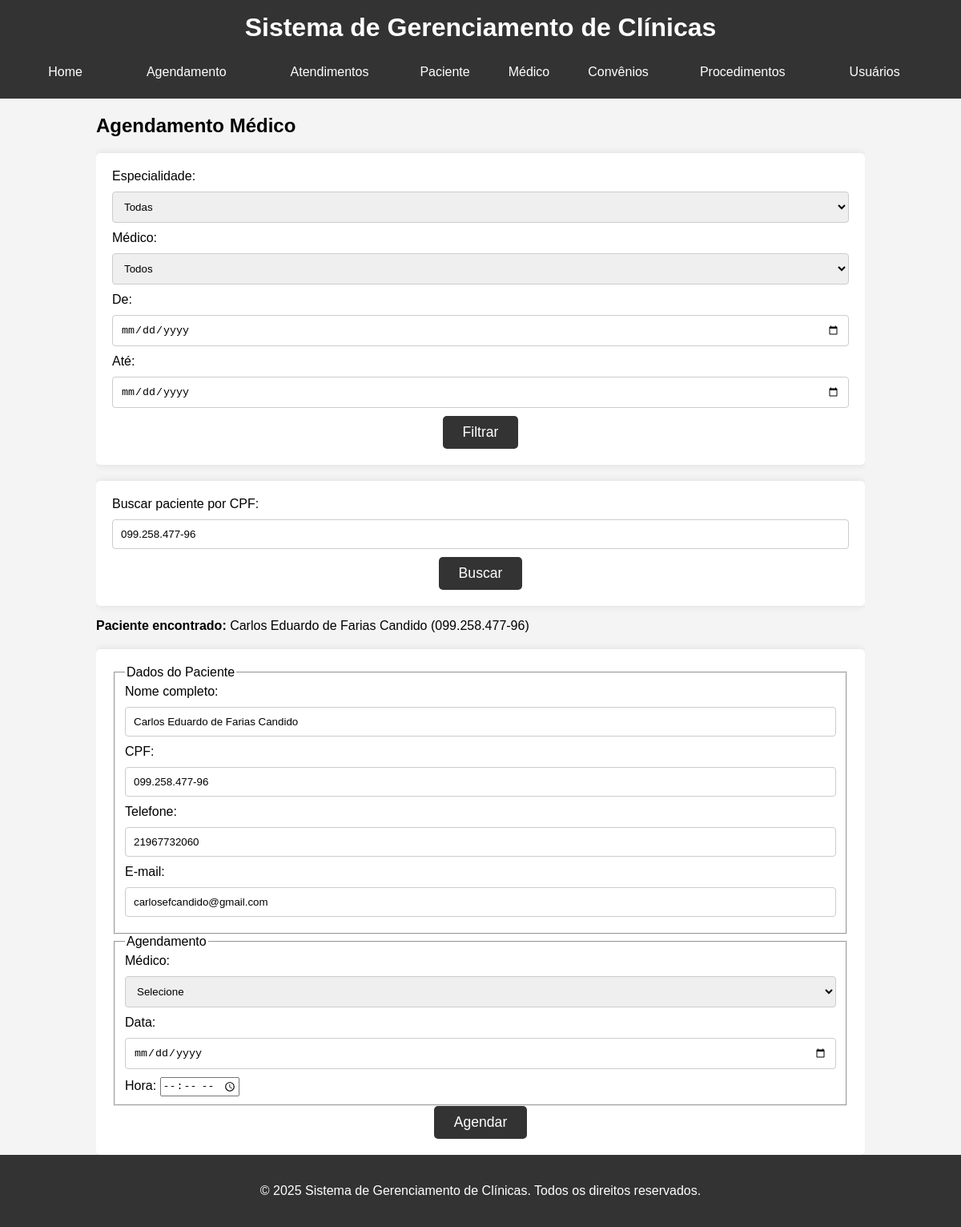
/agendamento.php?cpf=099.258.477-96, run on the app's committed database.
### tables this page shows
CREATE TABLE `pacientes` (
  `id` int NOT NULL,
  `nome_completo` varchar(150) NOT NULL,
  `nome_social` varchar(150) DEFAULT NULL,
  `cpf` varchar(14) NOT NULL,
  `rg` varchar(20) DEFAULT NULL,
  `cartao_sus` varchar(20) DEFAULT NULL,
  `data_nascimento` date DEFAULT NULL,
  `genero` varchar(20) DEFAULT NULL,
  `estado_civil` varchar(30) DEFAULT NULL,
  `nacionalidade` varchar(50) DEFAULT NULL,
  `naturalidade` varchar(50) DEFAULT NULL,
  `telefone_principal` varchar(20) DEFAULT NULL,
  `telefone_secundario` varchar(20) DEFAULT NULL,
  `email` varchar(100) DEFAULT NULL,
  `cep` varchar(10) DEFAULT NULL,
  `logradouro` varchar(100) DEFAULT NULL,
  `numero` varchar(10) DEFAULT NULL,
  `complemento` varchar(50) DEFAULT NULL,
  `bairro` varchar(50) DEFAULT NULL,
  `cidade` varchar(50) DEFAULT NULL,
  `estado` varchar(2) DEFAULT NULL,
  `tipo_sanguineo` varchar(5) DEFAULT NULL,
  `alergias` text,
  `condicoes_medicas` text,
  `medicamentos` text,
  `convenio` varchar(50) DEFAULT NULL,
  `numero_convenio` varchar(30) DEFAULT NULL,
  `validade_convenio` date DEFAULT NULL,
  `profissao` varchar(50) DEFAULT NULL,
  `escolaridade` varchar(50) DEFAULT NULL,
  `necessidades_especiais` text,
  `consentimento_dados` tinyint(1) DEFAULT '0',
  `criado_em` timestamp NULL DEFAULT CURRENT_TIMESTAMP
);

### public/agendamento.php (the view, shortened to what this page needs)
<?php
$conn = connect();
$paciente = null;
if (isset($_GET['cpf'])) {
    $stmt = $conn->prepare("SELECT * FROM pacientes WHERE cpf = ?");
    $stmt->execute([$_GET['cpf']]);
    $paciente = $stmt->fetch(PDO::FETCH_ASSOC);
}
?>
<!DOCTYPE html>
<html lang="pt-BR">
<head>
    <link rel="stylesheet" href="../assets/css/style.css">
</head>
<body>
<?php include 'header.php'; ?>
<div class="container">
    <h2>Agendamento Médico</h2>
    <form method="GET" action="agendamento.php">
        <label for="especialidade">Especialidade:</label>
        <select name="especialidade" id="especialidade">
            <option value="">Todas</option>
        </select>
        <label for="medico">Médico:</label>
        <select name="medico" id="medico">
            <option value="">Todos</option>
        </select>
        <label for="data_inicio">De:</label>
        <input type="date" name="data_inicio" id="data_inicio" value="<?= isset($_GET['data_inicio']) ? htmlspecialchars($_GET['data_inicio']) : '' ?>">
        <label for="data_fim">Até:</label>
        <input type="date" name="data_fim" id="data_fim" value="<?= isset($_GET['data_fim']) ? htmlspecialchars($_GET['data_fim']) : '' ?>">
        <button type="submit">Filtrar</button>
    </form>
    <form method="GET" action="agendamento.php" style="margin-top:20px;">
        <label for="cpf">Buscar paciente por CPF:</label>
        <input type="text" name="cpf" id="cpf" placeholder="000.000.000-00" value="<?= isset($_GET['cpf']) ? htmlspecialchars($_GET['cpf']) : '' ?>">
        <button type="submit">Buscar</button>
    </form>
    <?php if ($paciente): ?>
        <p><strong>Paciente encontrado:</strong> <?= htmlspecialchars($paciente['nome_completo']) ?> (<?= htmlspecialchars($paciente['cpf']) ?>)</p>
    <?php elseif (isset($_GET['cpf'])): ?>
        <p style="color:red;">Paciente não encontrado. Preencha os dados abaixo para cadastrar.</p>
    <?php endif; ?>
    <form method="POST" action="../src/agendamento/createAgendamento.php" style="margin-top:20px;">
        <fieldset>
            <legend>Dados do Paciente</legend>
            <label for="nome_completo">Nome completo:</label>
            <input type="text" id="nome_completo" name="nome_completo" required value="<?= $paciente['nome_completo'] ?? '' ?>">
            <label for="cpf">CPF:</label>
            <input type="text" id="cpf" name="cpf" required value="<?= $paciente['cpf'] ?? ($_GET['cpf'] ?? '') ?>">
            <label for="telefone">Telefone:</label>
            <input type="tel" id="telefone" name="telefone" required value="<?= $paciente['telefone_principal'] ?? '' ?>">
            <label for="email">E-mail:</label>
            <input type="email" id="email" name="email" value="<?= $paciente['email'] ?? '' ?>">
        </fieldset>
        <fieldset>
            <legend>Agendamento</legend>
            <label for="medico_id">Médico:</label>
            <select name="medico_id" id="medico_id" required>
                <option value="">Selecione</option>
            </select>
            <label for="data">Data:</label>
            <input type="date" name="data" id="data" required>
            <label for="hora">Hora:</label>
            <input type="time" name="hora" id="hora" required>
        </fieldset>
        <button type="submit">Agendar</button>
    </form>
</div>
<?php include 'footer.php'; ?>
</body>
</html>

### assets/css/style.css (style rules this page uses)
* { box-sizing: border-box; }
body { font-family: Arial, sans-serif; margin: 0; padding: 0; background-color: #f4f4f4; }
.container { width: 80%; margin: auto; overflow: hidden; }
form { background: #ffffff; padding: 20px; border-radius: 5px; box-shadow: 0 0 10px rgba(0, 0, 0, 0.1); }
form input[type="text"], form input[type="email"], form input[type="date"], form input[type="tel"], form select { width: 100%; padding: 10px; margin: 10px 0; border: 1px solid #ccc; border-radius: 4px; }
form button[type="submit"] { display: block; background: #333; color: #ffffff; border: none; font-size: 1.1rem; padding: 10px 25px; cursor: pointer; border-radius: 5px; transition: background-color 0.3s ease; margin-top: 10px; margin: auto; }

### data on the page
pacientes: nome_completo "Carlos Eduardo de Farias Candido", cpf "099.258.477-96", telefone "21967732060", email "carlosefcandido@gmail.com"
